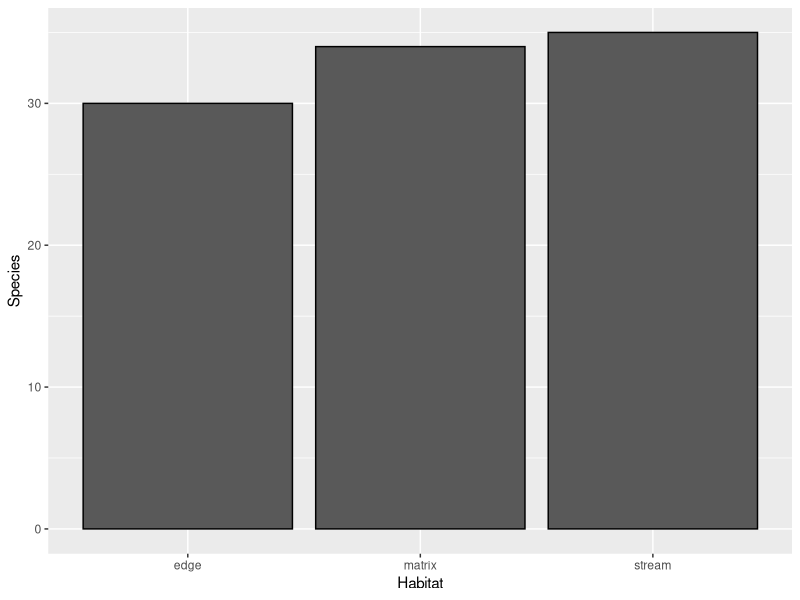
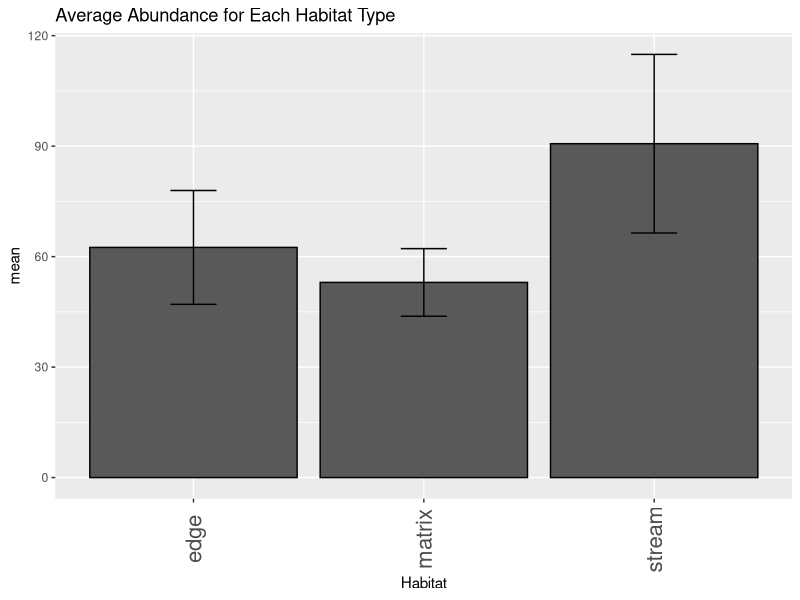
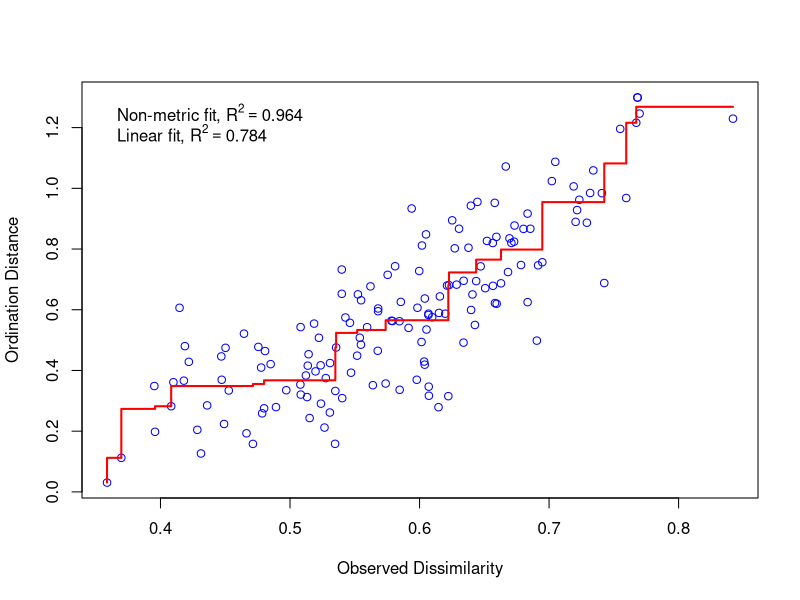
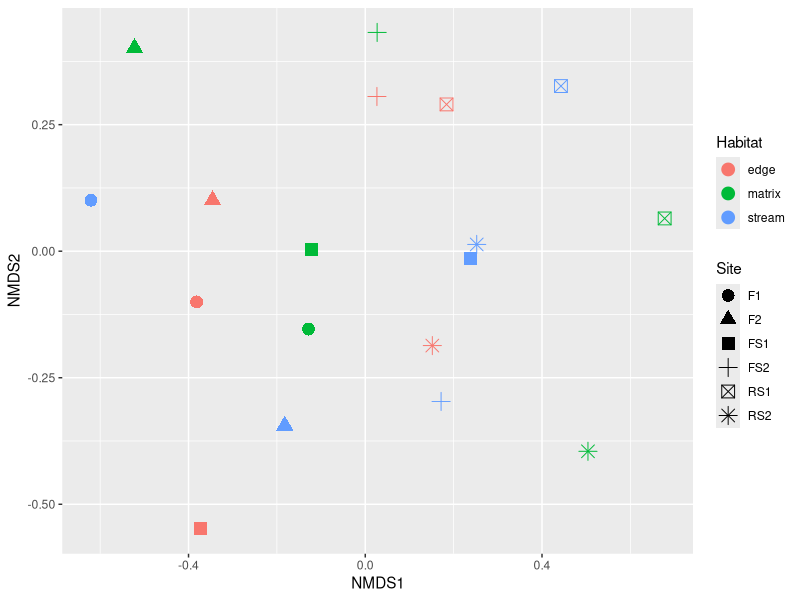
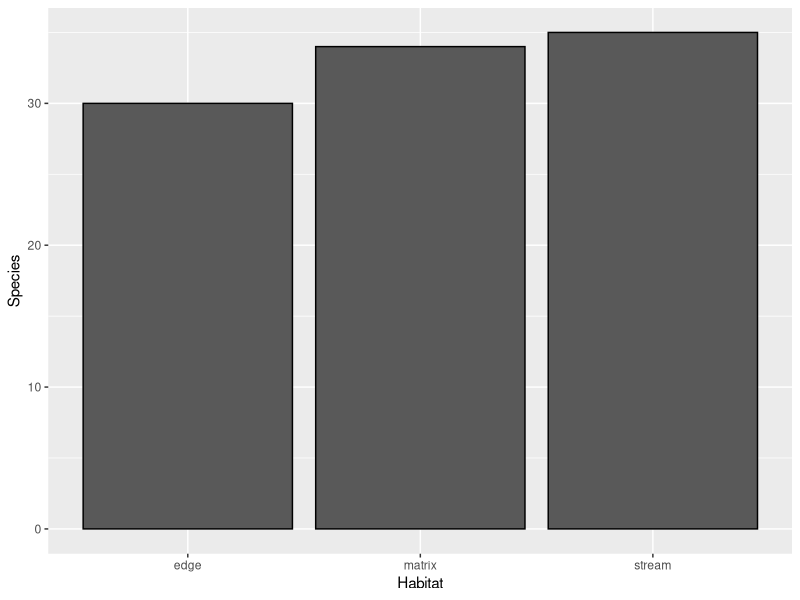
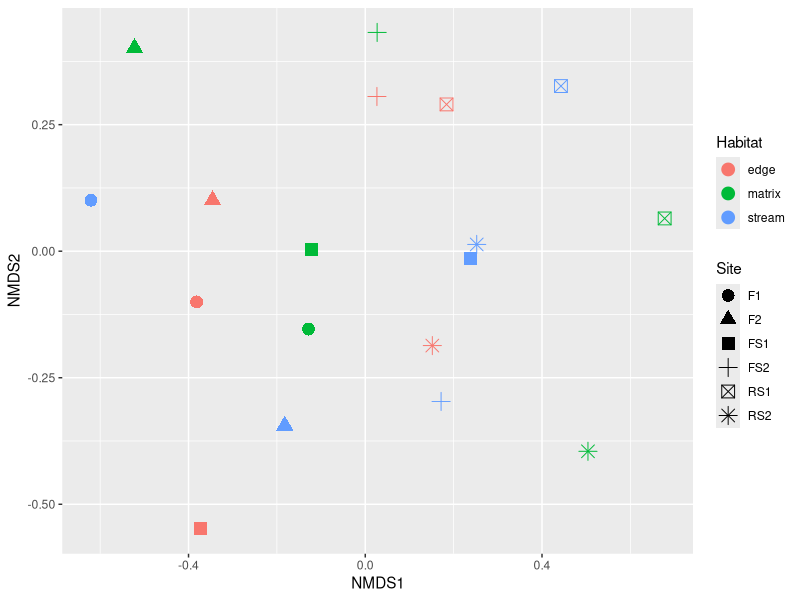

Here is the R script that generated these plots, in order:
## ---- chunk 1
# First where are we? 

getwd()  # prints out current working directory 

##data<-read.csv("/Users/Kaleigh/Dropbox/BatsDataRepo/Bats_Capture_Database.csv") # Absolute file path 
data<-read.csv("./Bats_Capture_Database.csv") # Relative file path 
## ---- chunk 2
# What are the columns? 
names(data) # can also look at readme file 
## ---- chunk 3
# How many samples do we have? 
nrow(data)
print(paste("We have", nrow(data), "bat samples."))
## ---- chunk 4
head(data)
## ---- chunk 5
ncol(data)
## ---- chunk 6
library(ggplot2) # make pretty graphs
library(ggpubr) # save figures 
library(plyr) # summary statistics 
library(tidyr) # data manipulation
names(data)
## ---- chunk 7
# How many bats collected? 
nrow(data)
## ---- chunk 8
# How many bat species are in the dataset? 
batspec<-unique(data["Species"]) 

print(paste("There are", nrow(batspec), "species in the dataset."))
## ---- chunk 9
# Reduce dataframe
SpeciesRed<-unique(data[c("Habitat", "Species")]) 
SpeciesRed
SpeciesRed[order(SpeciesRed$Habitat),]
head(SpeciesRed)
## ---- chunk 10
# species in each habitat type? 
SpeciesRich<-aggregate(Species~Habitat,
                     data=SpeciesRed,
                     FUN=length)
SpeciesRich

# Graph it 
ggplot(data=SpeciesRich, aes(x=Habitat, y=Species)) +
    geom_bar(colour="black", stat="identity")

ggsave("./Figures/BatSpecies.png")
## ---- chunk 11
# How many individuals per habitat type and site? 
head(data)

SiteAbund<-aggregate(Forearm~Habitat + Site.Code, 
                     data=data,
                     FUN=length)
# Rename forearm to abundance for clarity 
names(SiteAbund)[names(SiteAbund) == "Forearm"] <- "Abundance"
SiteAbund
## ---- chunk 12
# What is the average abundance across sites for each habitat type? 
# This generates a dataframe with average and standard deviation so we can plot it
AbundanceSum<-ddply(SiteAbund, c("Habitat"), summarise,
      N = length(Abundance), # Number of sites they collected at for each habitat
      mean = mean(Abundance),
      sd = sd(Abundance),
      se = sd / sqrt(N))
AbundanceSum
## ---- chunk 13
ggplot(data=AbundanceSum, aes(x=Habitat, y=mean)) +
    geom_bar(colour="black", stat="identity") +
   theme(axis.text.x  = element_text(angle=90, vjust=0.5, size=16)) + 
  ggtitle("Average Abundance for Each Habitat Type") +
   geom_errorbar(aes(ymin=mean-se, ymax=mean+se),
                  width=.2,                    # Width of the error bars
                  position=position_dodge(.9))
## ---- chunk 14
library(vegan) # package for diversity statistics 
head(data)
datafilt<-data[, c("Species", "Site.Code", "Habitat", "Forearm")]

datatransform<-aggregate(Forearm~Habitat + Species + Site.Code,
                     data=datafilt,
                     FUN=length)
names(datatransform)
data_vegan<-pivot_wider(datatransform, 
                        names_from=Species, values_from=Forearm)
## ---- chunk 15
# Make all NAs 0 so it is compatible with vegan - represents 0 individuals of a species at that site
data_vegan[is.na(data_vegan)]<-0

# Look at data
head(data_vegan)
## ---- chunk 16
# remove first two columns and change into a matrix 
dataMatrix<-as.matrix(data_vegan[,3:length(data_vegan)])
dataMatrix
# Now we can run the metaMDS function in vegan to plot an NMDS
nmds_data<- metaMDS(dataMatrix, distance="bray")
stressplot(nmds_data)
## ---- chunk 17
# Get NMDS scores

(scores(nmds_data)$species)
## ---- chunk 18
(scores(nmds_data)$sites)
## ---- chunk 19
data.scores=as.data.frame(scores(nmds_data)$sites)
# merge sample NMDS info with sample info
data.scores
data.scores$Site<-data_vegan$Site.Code
data.scores$Habitat<-data_vegan$Habitat
head(data.scores)
## ---- chunk 20
# Plot it using ggplot
NMDS<-ggplot(data.scores, aes(x=NMDS1, y=NMDS2)) + 
  geom_point(size=4, aes(shape=Site, colour=Habitat))
  
NMDS
ggsave("./Figures/NMDS.png", width=7, height=5)

